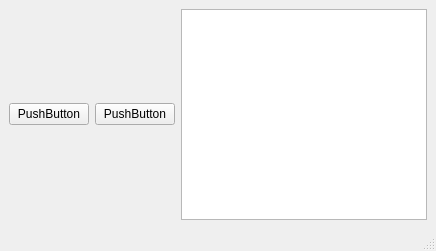
<?xml version="1.0" encoding="UTF-8"?>
<ui version="4.0">
 <class>MainWindow</class>
 <widget class="QMainWindow" name="MainWindow">
  <property name="geometry">
   <rect>
    <x>0</x>
    <y>0</y>
    <width>436</width>
    <height>251</height>
   </rect>
  </property>
  <property name="windowTitle">
   <string>MainWindow</string>
  </property>
  <widget class="QWidget" name="centralwidget">
   <layout class="QHBoxLayout" name="horizontalLayout">
    <item>
     <widget class="QPushButton" name="button2">
      <property name="text">
       <string>PushButton</string>
      </property>
     </widget>
    </item>
    <item>
     <widget class="QPushButton" name="button1">
      <property name="text">
       <string>PushButton</string>
      </property>
     </widget>
    </item>
    <item>
     <widget class="GraphicsLayoutWidget" name="graphicsView"/>
    </item>
   </layout>
  </widget>
  <widget class="QMenuBar" name="menubar">
   <property name="geometry">
    <rect>
     <x>0</x>
     <y>0</y>
     <width>436</width>
     <height>21</height>
    </rect>
   </property>
  </widget>
  <widget class="QStatusBar" name="statusbar"/>
 </widget>
 <customwidgets>
  <customwidget>
   <class>GraphicsLayoutWidget</class>
   <extends>QGraphicsView</extends>
   <header>pyqtgraph</header>
  </customwidget>
 </customwidgets>
 <resources/>
 <connections/>
</ui>
